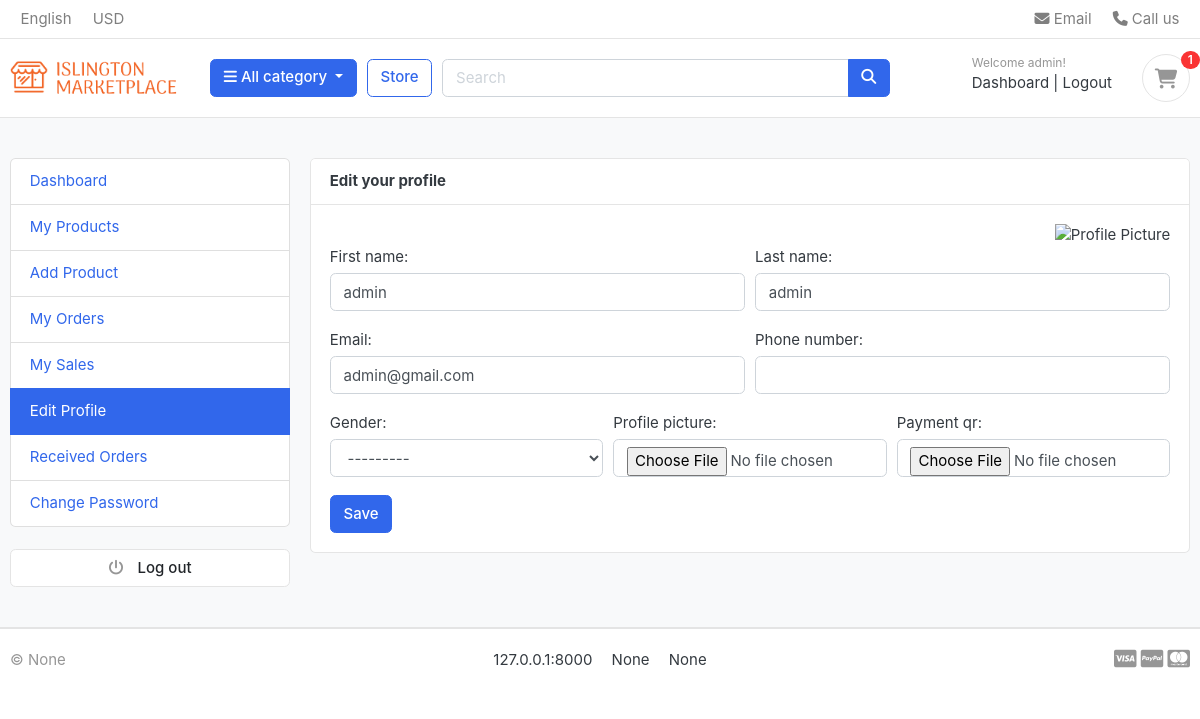
/accounts/edit-profile/ (signed in), run on the app's committed database.
### sitesetting/models.py (models this page shows, shortened)
class SiteSetting(models.Model):
    site_title = models.CharField(max_length=200, default="MarketPlace")
    meta_description = models.TextField(blank=True, null=True)
    meta_keywords = models.CharField(max_length=255, blank=True, null=True)
    logo = models.ImageField(upload_to="photos/logos/", blank=True, null=True)
    favicon = models.ImageField(upload_to="photos/favicons/", blank=True, null=True)
    default_image = models.ImageField(upload_to="photos/default/", blank=True, null=True)
    site_url = models.CharField(max_length=200, blank=True, null=True)
    copyright = models.CharField(max_length=200, blank=True, null=True)
    address = models.CharField(max_length=200, null=True, blank=True)
    phone_number = models.CharField(max_length=200, null=True, blank=True)
    class Meta:
        verbose_name = "Site Setting"
        verbose_name_plural = "Site Settings"

### accounts/models.py (models this page shows, shortened)
class Account(AbstractBaseUser, PermissionsMixin):
    GENDER_CHOICES = [
        ('M', 'Male'),
        ('F', 'Female'),
        ('O', 'Other'),
    ]
    SELLER_STATUS = [
        ('active', 'Active'),
        ('pending', 'Pending'),
        ('banned', 'Banned'),
        ('none', 'None'),
    ]
    first_name = models.CharField(max_length=500)
    last_name = models.CharField(max_length=500)
    username = models.CharField(max_length=50, unique=True)
    email = models.EmailField(max_length=100, unique=True)
    phone_number = models.CharField(max_length=50)
    profile_picture = models.ImageField(
        upload_to='photos/users/',
        blank=True,
        null=True
    )
    payment_qr = models.ImageField(upload_to="photos/user_qr/", blank=True, null=True)
    gender = models.CharField(
        max_length=1,
        choices=GENDER_CHOICES,
        blank=True,
        null=True
    )
    seller_status = models.CharField(
        max_length=20,
        choices=SELLER_STATUS,
        default='none'
    )
    date_joined = models.DateTimeField(auto_now_add=True)
    is_admin = models.BooleanField(default=False)
    is_staff = models.BooleanField(default=False)
    is_active = models.BooleanField(default=False)
    is_superadmin = models.BooleanField(default=False)
    USERNAME_FIELD = 'email'
    REQUIRED_FIELDS = [
        'username', 'first_name', 'last_name'
    ]
    objects = MyAccountManager()

### accounts/views.py (the view)
# urls.py: path('edit-profile/', views.edit_profile, name='edit_profile'),
@login_required(login_url = 'user_login')
def edit_profile(request):
    if request.method == "POST":
        form = ProfileUpdateForm(request.POST, request.FILES, instance=request.user)
        if form.is_valid():
            form.save()
            messages.success(request, "Profile updated successfully.")
            return redirect('edit_profile')
    else:
        form = ProfileUpdateForm(instance=request.user)
    return render(request, 'accounts/edit_profile.html', {"form": form})

### accounts/forms.py
class ProfileUpdateForm(forms.ModelForm):
    class Meta:
        model = Account
        fields = ["first_name", "last_name","email", "phone_number", "gender", "profile_picture", "payment_qr"]
        widgets = {
            "profile_picture": forms.FileInput(attrs={"class": "form-control"}),
            "payment_qr": forms.ClearableFileInput(attrs={"class": "form-control-file"}),
        }
    def __init__(self, *args, **kwargs):
        super(ProfileUpdateForm, self).__init__(*args, **kwargs)
        for field in self.fields:
            self.fields[field].widget.attrs['class'] = 'form-control'

### carts/context_processors.py (called while the page is built)
def counter(request):
    cart_count = 0
    if 'admin' in request.path:
        return {}
    else:
        try:
            cart = Cart.objects.filter(cart_id=_cart_id(request))
            if request.user.is_authenticated:
                cart_items = CartItem.objects.all().filter(user=request.user)
            else:
                cart_items = CartItem.objects.all().filter(cart=cart[:1])
            for cart_item in cart_items:
                cart_count += cart_item.quantity
        except Cart.DoesNotExist:
            cart_count = 0
    return {'cart_count': cart_count}

### carts/views.py (called while the page is built)
def _cart_id(request):
    cart = request.session.session_key
    if not cart:
        cart = request.session.create()
    return cart

### category/context_processors.py (called while the page is built)
def menu_links(request):
    links = Category.objects.all().filter(status=True)
    return dict(links=links)

### category/models.py (called while the page is built)
    def get_url(self):
        return reverse('products_by_category', args=[self.slug]) #reverse takes the name of the url

### pages/context_processors.py (called while the page is built)
def pages_links(request):
    pages = Page.objects.all()
    return {'pages': pages}

### sitesetting/context_processors.py (called while the page is built)
def site_settings(request):
    setting = SiteSetting.objects.first()
    return {'site_setting': setting}

### templates/accounts/edit_profile.html (shortened to what this page needs)
{%extends 'master/base.html'%} {%load static%} {%block content%}
<section class="section-conten padding-y bg">
  <div class="container">
    <div class="row">
      <aside class="col-md-3">
        {%include 'accounts/includes/sidebar.html'%}
      </aside>
      <main class="col-md-9">
        <article class="card">
          <header class="card-header">
            <strong class="d-inline-block mr-3">Edit your profile</strong>
          </header>
          <div class="card-body">
            <div class="text-right">
             <img
                src="{% if user.profile_picture %}{{ user.profile_picture.url }}{% else %}{% static 'images/default/default-user.png' %}{% endif %}"
                alt="Profile Picture"
                class="profile-img"/>
            </div>
            <div class="row">
              <div class="col-md-12">
                <form
                  action="{%url 'edit_profile'%}"
                  method="POST"
                  enctype="multipart/form-data"
                >
                  <div class="form-row">
                    <div class="form-group col-md-6">
                      {{ form.first_name.label_tag }} {{ form.first_name }}
                    </div>
                    <div class="form-group col-md-6">
                     {{ form.last_name.label_tag }} {{ form.last_name }}
                    </div>
                    <div class="form-group col-md-6">
                     {{ form.email.label_tag }} {{ form.email }}
                    </div>
                    <div class="form-group col-md-6">
                      {{ form.phone_number.label_tag }} {{ form.phone_number }}
                    </div>
                  </div>
                  <div class="form-row">
                    <div class="form-group col-md-4">
                      {{ form.gender.label_tag }} {{ form.gender }}
                    </div>
                    <div class="form-group col-md-4">
                      {{ form.profile_picture.label_tag }} {{ form.profile_picture }}
                    </div>
                     <div class="form-group col-md-4">
                      {{ form.payment_qr.label_tag }} {{ form.payment_qr }}
                    </div>
                  </div>
                  <input type="submit" value="Save" class="btn btn-primary" />
                </form>
              </div>
            </div>
          </div>
        </article>
      </main>
    </div>
  </div>
</section>
{%endblock%}

### templates/includes/navbar.html (shortened to what this page needs)
{% load static %}
<header class="section-header">
  <nav class="navbar p-md-0 navbar-expand-sm navbar-light border-bottom">
    <div class="container">
      <div class="collapse navbar-collapse" id="navbarTop4">
        <ul class="navbar-nav mr-auto">
          <li class="nav-item dropdown">
            <a href="#" class="nav-link"> English </a>
          </li>
          <li class="nav-item dropdown">
            <a href="#" class="nav-link"> USD </a>
          </li>
        </ul>
        <ul class="navbar-nav">
          <li>
            <a href="#" class="nav-link">
              <i class="fa fa-envelope"></i> Email
            </a>
          </li>
          <li>
            <a href="#" class="nav-link">
              <i class="fa fa-phone"></i> Call us
            </a>
          </li>
        </ul>
      </div>
    </div>
  </nav>
  <section class="header-main border-bottom">
    <div class="container">
      <div class="row align-items-center">
        <div class="col-lg-2 col-md-3 col-6">
          <a href="{% url 'home' %}" class="brand-wrap">
            {% if site_setting.logo %}
            <img class="logo" src="{{site_setting.logo.url}}" />
            {%else%}
            <img class="logo" src="{{site_setting.default_image.url}}" />
            {%endif%}
          </a>
        </div>
        <div class="col-lg col-sm col-md col-6 flex-grow-0">
          <div class="category-wrap dropdown d-inline-block float-right">
            <button
              type="button"
              class="btn btn-primary dropdown-toggle"
              data-toggle="dropdown"
            >
              <i class="fa fa-bars"></i> All category
            </button>
          </div>
        </div>
        <a href="{% url 'store' %}" class="btn btn-outline-primary">Store</a>
        <div class="col-lg col-md-6 col-sm-12 col">
          <form action="{%url 'search' %}" class="search" method="GET">
            <div class="input-group w-100">
              <input
                type="text"
                class="form-control"
                style="width: 60%"
                placeholder="Search"
                name="keyword"
              />
              <div class="input-group-append">
                <button class="btn btn-primary" type="submit">
                  <i class="fa fa-search"></i>
                </button>
              </div>
            </div>
          </form>
        </div>
        <div class="col-lg-3 col-sm-6 col-8 order-2 order-lg-3">
          <div class="d-flex justify-content-end mb-3 mb-lg-0">
            {% if user.id is None %}
            <div class="widget-header">
              <small class="title text-muted">Welcome guest!</small>
              <div>
                <a href="{%url 'user_login'%}">Login</a>
                <span class="dark-transp"> | </span>
                <a href="{%url 'user_register'%}"> Register</a>
              </div>
            </div>
            {%else%}
            <div class="widget-header">
              <small class="title text-muted"
                >Welcome {{user.first_name}}!</small
              >
              <div>
                <a href="{%url 'user_dashboard'%}">Dashboard</a>
                <span class="dark-transp"> | </span>
                <a href="{%url 'user_logout'%}"> Logout</a>
              </div>
            </div>
            {%endif%}
            <a href="{% url 'cart' %}" class="widget-header pl-3 ml-3">
              <div class="icon icon-sm rounded-circle border">
                <i class="fa fa-shopping-cart"></i>
              </div>
              <span class="badge badge-pill badge-danger notify"
                >{{cart_count}}</span
              >
            </a>
          </div>
        </div>
      </div>
    </div>
  </section>
</header>

### templates/includes/footer.html
<footer class="section-footer border-top">
  <div class="container">
    <section class="footer-bottom border-top row">
      <div class="col-md-2">
        <p class="text-muted">&copy {{site_setting.copyright}}</p>
      </div>
      <div class="col-md-8 text-md-center">
        <span class="px-2">{{site_setting.site_url}}</span>
        <span class="px-2">{{site_setting.phone_number}}</span>
        <span class="px-2">{{site_setting.address}}</span>
      </div>
      <div class="col-md-2 text-md-right text-muted">
        <i class="fab fa-lg fa-cc-visa"></i>
        <i class="fab fa-lg fa-cc-paypal"></i>
        <i class="fab fa-lg fa-cc-mastercard"></i>
      </div>
    </section>
  </div>
</footer>

### static/css/ui.css (style rules this page uses)
html { font-family: "Inter", sans-serif; font-size: 15px; }
.icon-xs, .icon-sm, .icon-md, .icon-lg { display: inline-block; text-align: center; flex-shrink: 0; flex-grow: 0; }
.icon-sm { width: 48px; height: 48px; line-height: 48px !important; font-size: 20px; }
.padding-y { padding-top: 40px; padding-bottom: 40px; }
article:after, .form-group:after { display: block; clear: both; content: ""; }
.bg { background-color: #f8f9fa; }
p:last-child { margin-bottom: 0; }
.header-main { position: relative; padding-top: 1rem; padding-bottom: 1rem; }
.brand-wrap .logo, .navbar-brand .logo { margin-right: 7px; max-height: 42px; display: inline-block; }
.widget-header { display: inline-block; vertical-align: middle; position: relative; }
.widget-header a { color: #343a40; }
.widget-header i { color: #969696; }
.widget-header .title { display: block; }
.widget-header .notify { position: absolute; top: -3px; right: -10px; }
.footer-bottom { padding-top: 20px; padding-bottom: 20px; }
.notify { position: absolute; top: -4px; right: -10px; display: inline-block; padding: 0.25em 0.6em; font-size: 12px; line-height: 1; text-align: center; border-radius: 3rem; color: #fff; background-color: #fa3434; }

### data on the page
SiteSetting: logo (picture), copyright "None", site_url "127.0.0.1:8000", phone_number "None", address "None"
Account: first_name "admin", last_name "admin", email "admin@gmail.com", gender "---------"

### other printed values
{{ cart_count }} "1"
